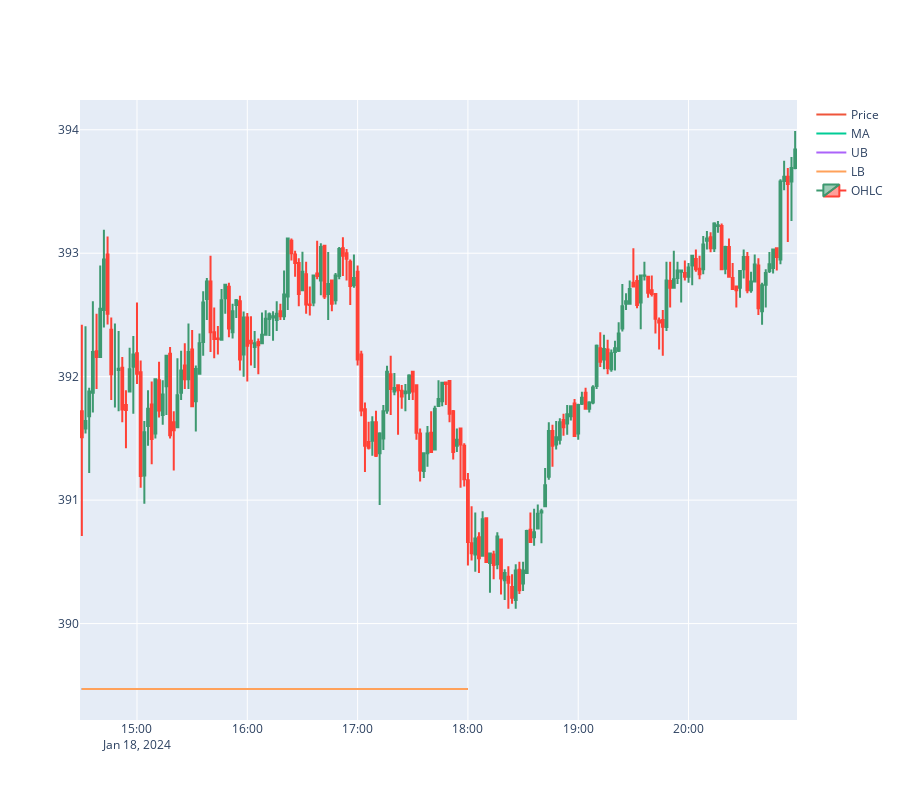

Write notebook code for a chart like this one.
### Code cell
MSFT_Bot.Plotting("2m")

### Figure 1 — Plotly figure (JSON) as saved in the notebook; plotly's stock layout.template omitted (floating-point values rounded to 4 significant figures; data arrays with more than 128 entries replaced by an {"elided": "..."} marker saying what was removed)
{"data": [{"marker": {"color": [], "size": 15, "symbol": []}, "mode": "markers", "name": "Buys + Sells", "type": "scatter", "x": [], "y": []}, {"mode": "lines", "name": "Price", "type": "scatter", "x": {"elided": "211 str values"}, "y": {"elided": "211 float values"}}, {"mode": "lines", "name": "MA", "type": "scatter", "x": {"elided": "211 str values"}, "y": {"elided": "211 float values"}}, {"mode": "lines", "name": "UB", "type": "scatter", "x": {"elided": "211 str values"}, "y": {"elided": "211 float values"}}, {"mode": "lines", "name": "LB", "type": "scatter", "x": {"elided": "211 str values"}, "y": {"elided": "211 float values"}}, {"close": {"elided": "195 float values"}, "high": {"elided": "195 float values"}, "low": {"elided": "195 float values"}, "name": "OHLC", "open": {"elided": "195 float values"}, "type": "candlestick", "x": {"elided": "195 str values"}}], "layout": {"height": 800, "xaxis": {"rangeslider": {"visible": false}}}}
